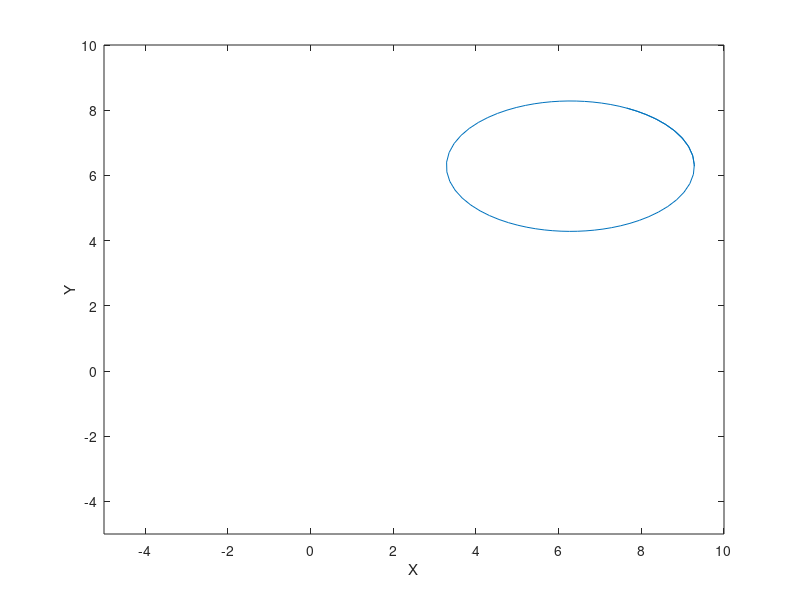

Write the MATLAB code that produced this figure. (Note: this script raises an error after producing the figure.)
%Rotating ellipse
%10/23/2021
%Done with adding changing angle of theta to x and y cosine and sine
%Tried with rotating matrix but had distortions

clc
clear all

theta = 0:0.1:(2*pi + 1);
length_theta = length(theta);

%Angles required to be rotated by in successive steps
angle = [0 pi/4 pi/2 (2*pi)/3 pi 1.25*pi 1.5*pi 1.75*pi 2*pi];

for j=angle
    for i=1:length(theta)
        r(i) = sqrt(36/( (4*(cos(theta(i)))^2) + (9*(sin(theta(i)))^2)));
        x(i) = j + r(i)*cos(theta(i) + j);
        y(i) = j + r(i)*sin(theta(i) + j);
    end
    
    h2 = plot((x),(y));
    xlabel('X');
    ylabel('Y')
    xlim([-5 10]);
    ylim([-5 10]);
    
    %Collecting Frame
    movieVector(i) = getframe;
    
    %Optional Pause in Sequence
    %pause(0.05);
    
    %To end Operation
    if j == 2*pi
        break
    end
    
    %Deleting to store next frame in next iteration
    delete([h2]);
end

%Creating MPEG-4 file saved in folder on system
myWriter = VideoWriter('ZLS_Movie','MPEG-4');
warning('off')
myWriter.FrameRate = 1/0.1;
open(myWriter);
writeVideo(myWriter,movieVector);
close(myWriter);